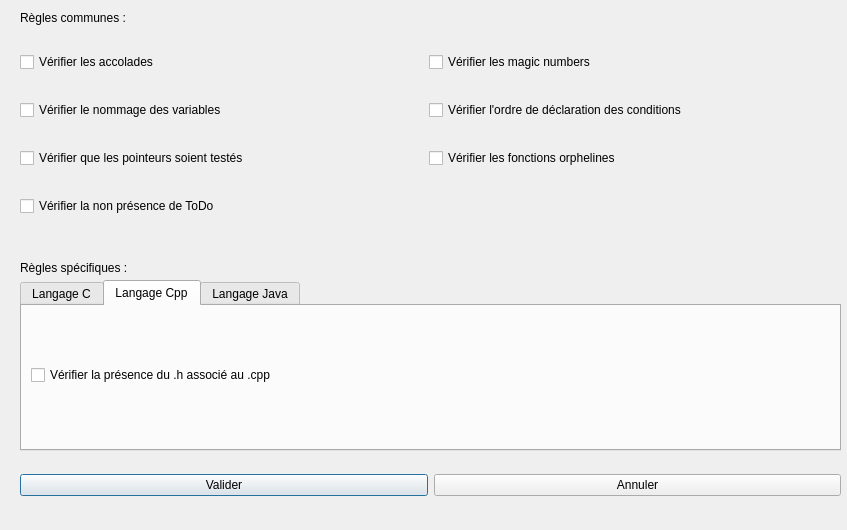
<?xml version="1.0" encoding="UTF-8"?>
<ui version="4.0">
 <class>RuleChoiceDialog</class>
 <widget class="QDialog" name="RuleChoiceDialog">
  <property name="geometry">
   <rect>
    <x>0</x>
    <y>0</y>
    <width>847</width>
    <height>530</height>
   </rect>
  </property>
  <property name="windowTitle">
   <string>Dialog</string>
  </property>
  <widget class="QTabWidget" name="tabWidget">
   <property name="geometry">
    <rect>
     <x>20</x>
     <y>280</y>
     <width>821</width>
     <height>171</height>
    </rect>
   </property>
   <property name="currentIndex">
    <number>1</number>
   </property>
   <widget class="QWidget" name="tab_C">
    <attribute name="title">
     <string>Langage C</string>
    </attribute>
    <widget class="QWidget" name="verticalLayoutWidget">
     <property name="geometry">
      <rect>
       <x>10</x>
       <y>10</y>
       <width>791</width>
       <height>121</height>
      </rect>
     </property>
     <layout class="QVBoxLayout" name="verticalLayout">
      <item>
       <layout class="QHBoxLayout" name="horizontalLayout_5">
        <item>
         <widget class="QCheckBox" name="checkBox_HFileVerificationForC">
          <property name="text">
           <string>Vérifier la présence du .h associé au .c</string>
          </property>
         </widget>
        </item>
       </layout>
      </item>
     </layout>
    </widget>
   </widget>
   <widget class="QWidget" name="tab_Cpp">
    <attribute name="title">
     <string>Langage Cpp</string>
    </attribute>
    <widget class="QWidget" name="verticalLayoutWidget_3">
     <property name="geometry">
      <rect>
       <x>9</x>
       <y>9</y>
       <width>791</width>
       <height>121</height>
      </rect>
     </property>
     <layout class="QVBoxLayout" name="verticalLayout_3">
      <item>
       <layout class="QHBoxLayout" name="horizontalLayout_6">
        <item>
         <widget class="QCheckBox" name="checkBox_HFileVerificationForCpp">
          <property name="text">
           <string>Vérifier la présence du .h associé au .cpp</string>
          </property>
         </widget>
        </item>
       </layout>
      </item>
     </layout>
    </widget>
   </widget>
   <widget class="QWidget" name="tab_Java">
    <attribute name="title">
     <string>Langage Java</string>
    </attribute>
   </widget>
  </widget>
  <widget class="QWidget" name="verticalLayoutWidget_2">
   <property name="geometry">
    <rect>
     <x>20</x>
     <y>30</y>
     <width>811</width>
     <height>211</height>
    </rect>
   </property>
   <layout class="QVBoxLayout" name="verticalLayout_2">
    <item>
     <layout class="QHBoxLayout" name="horizontalLayout">
      <item>
       <widget class="QCheckBox" name="checkBox_AccoladeVerification">
        <property name="text">
         <string>Vérifier les accolades</string>
        </property>
       </widget>
      </item>
      <item>
       <widget class="QCheckBox" name="checkBox_MagicNumberVerification">
        <property name="text">
         <string>Vérifier les magic numbers</string>
        </property>
       </widget>
      </item>
     </layout>
    </item>
    <item>
     <layout class="QHBoxLayout" name="horizontalLayout_2">
      <item>
       <widget class="QCheckBox" name="checkBox_CamelCaseVerification">
        <property name="text">
         <string>Vérifier le nommage des variables</string>
        </property>
       </widget>
      </item>
      <item>
       <widget class="QCheckBox" name="checkBox_ConditionVerification">
        <property name="text">
         <string>Vérifier l'ordre de déclaration des conditions</string>
        </property>
       </widget>
      </item>
     </layout>
    </item>
    <item>
     <layout class="QHBoxLayout" name="horizontalLayout_3">
      <item>
       <widget class="QCheckBox" name="checkBox_PointerVerification">
        <property name="text">
         <string>Vérifier que les pointeurs soient testés</string>
        </property>
       </widget>
      </item>
      <item>
       <widget class="QCheckBox" name="checkBox_OrphanFunctionsVerification">
        <property name="text">
         <string>Vérifier les fonctions orphelines</string>
        </property>
       </widget>
      </item>
     </layout>
    </item>
    <item>
     <layout class="QHBoxLayout" name="horizontalLayout_4">
      <item>
       <widget class="QCheckBox" name="checkBox_ToDoVerification">
        <property name="text">
         <string>Vérifier la non présence de ToDo</string>
        </property>
       </widget>
      </item>
     </layout>
    </item>
   </layout>
  </widget>
  <widget class="QLabel" name="label_CommonRules">
   <property name="geometry">
    <rect>
     <x>20</x>
     <y>10</y>
     <width>811</width>
     <height>16</height>
    </rect>
   </property>
   <property name="text">
    <string>Règles communes :</string>
   </property>
  </widget>
  <widget class="QLabel" name="label_SpecificRules">
   <property name="geometry">
    <rect>
     <x>20</x>
     <y>260</y>
     <width>811</width>
     <height>16</height>
    </rect>
   </property>
   <property name="text">
    <string>Règles spécifiques :</string>
   </property>
  </widget>
  <widget class="QWidget" name="horizontalLayoutWidget_7">
   <property name="geometry">
    <rect>
     <x>20</x>
     <y>460</y>
     <width>821</width>
     <height>51</height>
    </rect>
   </property>
   <layout class="QHBoxLayout" name="horizontalLayout_7">
    <item>
     <widget class="QPushButton" name="pushButton_Valider">
      <property name="text">
       <string>Valider</string>
      </property>
     </widget>
    </item>
    <item>
     <widget class="QPushButton" name="pushButton_Annuler">
      <property name="text">
       <string>Annuler</string>
      </property>
     </widget>
    </item>
   </layout>
  </widget>
 </widget>
 <resources/>
 <connections/>
</ui>
